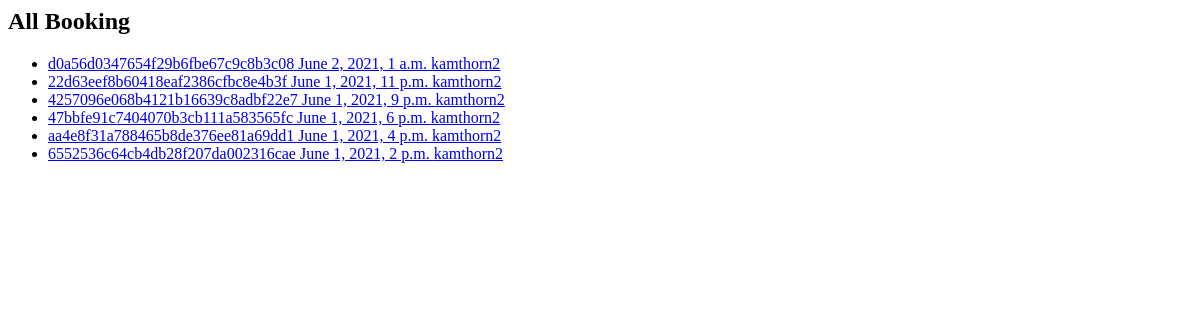
The app's page /adminsite/booking/ (signed in), older data.
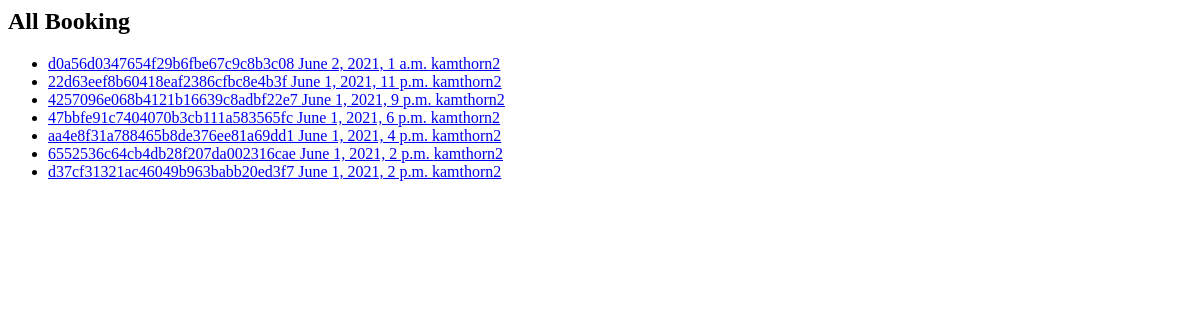
The same page, newer data.
### booking/models.py (models this page shows)
class Booking(models.Model):
    class Meta:
        db_table = 'bcb_booking'
    name = models.CharField(max_length=100)  # for show who's booked
    email = models.EmailField()
    tel = models.CharField(max_length=15)
    member = models.ForeignKey(
        Member, on_delete=models.CASCADE, null=True)  # null if guest
    group = models.ForeignKey(
        Group, on_delete=models.CASCADE, null=True, db_constraint=False)
    court = models.ForeignKey(
        EachCourtInfo, on_delete=models.CASCADE, db_constraint=False)  # what court
    booking_datetime = models.DateTimeField()  # datetime booking
    exp_datetime = models.DateTimeField(null=True)  # for pay in this time
    refund_datetime = models.DateTimeField(
        default=timezone.now)  # for pay in this time
    price_normal = models.DecimalField(
        max_digits=5, decimal_places=2)  # each booking slot
    price_ds = models.DecimalField(
        max_digits=5, decimal_places=2)  # each booking slot
    price_pay = models.DecimalField(
        max_digits=5, decimal_places=2)  # each booking slot
    payment_state = models.IntegerField(default=0)
    timestamp = models.DateTimeField(
        default=timezone.now)  # time now when booking
    bookingid = models.CharField(max_length=32, unique=True)
    paymentid = models.CharField(max_length=32, null=True)
    refundid = models.CharField(max_length=32, null=True)
    is_deleted = models.BooleanField(default=False)

### adminsite/views.py (the view)
# urls.py: path('booking/', views.ListBooking.as_view(), name='booking'),
class ListBooking(PermissionRequiredMixin, ListView):
    permission_required = 'is_staff'
    login_url = '/adminsite/login/'
    model = member_models.Member
    template_name = 'adminsite/booking_list.html'
    def get_queryset(self):
        member = booking_models.Booking.objects.all().order_by(
            'is_deleted').order_by('-booking_datetime')
        return member

### func/disable.py (called while the page is built)
    def process_request(self, request):
        setattr(request, '_dont_enforce_csrf_checks', True)

### template/adminsite/booking_list.html (shortened to what this page needs)
{% extends 'adminsite/base_admin.html' %}
{% block content %}
<h2>All Booking</h2>
<ul>
    {% for booking in object_list %}
        <li>
            <a href="{% url 'booking_detail' pk=booking.pk %}">
                {{ booking.bookingid }} {{booking.booking_datetime}} {{booking.name}}
            </a>
        </li>
    {% endfor %}
</ul>
{% endblock %}

Row changes from the older to the newer data that the page shows:
added Booking: bookingid "d37cf31321ac46049b963babb20ed3f7", booking_datetime "June 1, 2021, 2 p.m.", name "kamthorn2"
